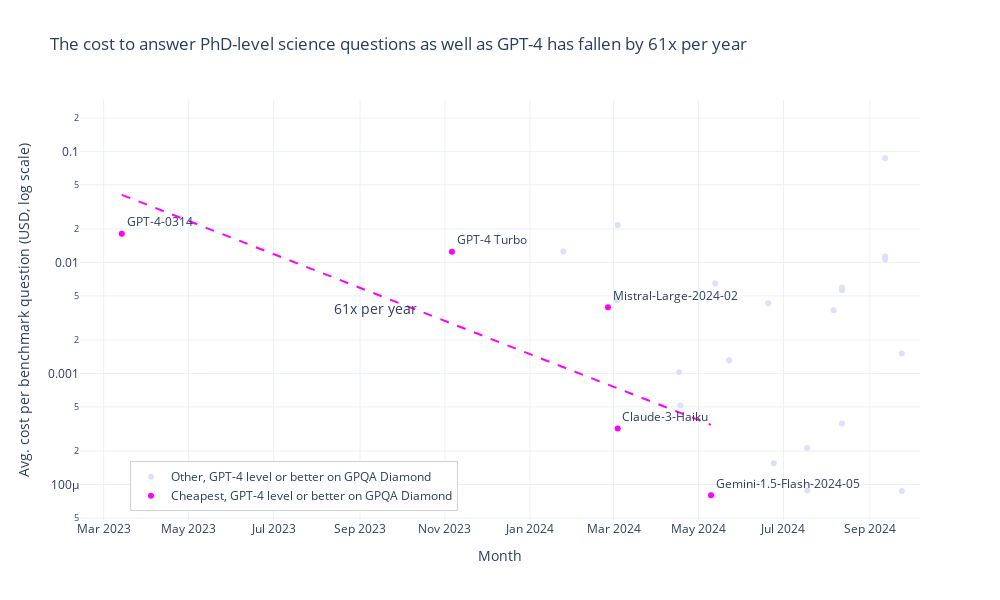

This figure's notebook cell:
### Code cell
# selected_benchmarks = ['MMLU', 'MATH 5', 'HumanEval']
bench = 'GPQA Diamond'
threshold_model = 'GPT-4-0314'
performance_lower_bound = eval_cost_df[eval_cost_df['Model Name'] == threshold_model].iloc[0][bench]
performance_upper_bound = 100
print(f'\nPerformance range: {performance_lower_bound}-{performance_upper_bound}%')

cheapest_models = []
current_best = None
benchmark_df = eval_cost_df.dropna(subset=[bench])
if bench == 'MATH 5':
    task = 'MATH level 5'
else:
    task = bench
benchmark_df = benchmark_df[benchmark_df['Task'] == task]
for i, row in benchmark_df.iterrows():
    if (row[bench] >= performance_lower_bound) and (row[bench] < performance_upper_bound):
        if (current_best is None) or (row[cost_col] < current_best[cost_col]):
            current_best = row
            cheapest_models.append(current_best)
            print(current_best['Release Date'], current_best['Model Name'], current_best[bench], f"${current_best[cost_col]:.2f}")

cheapest_models_df = pd.DataFrame(cheapest_models)
cheapest_models_df.reset_index(drop=True, inplace=True)

# Second step: check if the next row has the same Release date. If so, remove the current row.
# Note that the df is already in descending order of price, so we only need to check the next row.
idxs_to_remove = []
for i, row in cheapest_models_df.iterrows():
    if i < len(cheapest_models_df) - 1:
        next_row = cheapest_models_df.iloc[i+1]
        if next_row['Release Date'] == row['Release Date']:
            idxs_to_remove.append(i)
            print(f'Removing {row["Model Name"]} because it has the same Release date as {next_row["Model Name"]} and has a higher cost')
cheapest_models_df = cheapest_models_df.drop(idxs_to_remove)
cheapest_models_df = cheapest_models_df.reset_index(drop=True)

# Fit a line to the data
cheapest_models_df['price'] = cheapest_models_df[cost_col]
cheapest_models_df['log_price'] = np.log10(cheapest_models_df[cost_col])
cheapest_models_df['date'] = cheapest_models_df['Release Date'].map(lambda x: pd.Timestamp(x).toordinal())
exponential_model = smf.ols('log_price ~ date', data=cheapest_models_df).fit()

fig = go.Figure()

all_df = eval_cost_df[
    (eval_cost_df['Task'] == bench) &
    (eval_cost_df[bench].notna()) &
    (eval_cost_df[bench] >= performance_lower_bound) &
    (eval_cost_df[bench] < performance_upper_bound)
]
fig.add_trace(go.Scatter(
    x=all_df['Release Date'],
    y=all_df[cost_col],
    mode='markers',
    name=f'Other, GPT-4 level or better on {bench}',
    text=all_df['Model Name'],
    marker=dict(color='rgb(222, 222, 255)')
))

factor = cheapest_models_df[cost_col].iloc[0] / cheapest_models_df[cost_col].iloc[-1]
period_months = (cheapest_models_df['Release Date'].iloc[-1] - cheapest_models_df['Release Date'].iloc[0]).days / (365/12)

annual_slope = exponential_model.params['date'] * 365  # Convert daily to annual
annual_factor = int(round(10**(-annual_slope)))  # Convert log slope to factor
# Get the 90% CI
ci_90 = exponential_model.conf_int(alpha=0.1)
print(int(round(10**(-ci_90.loc['date'][1] * 365))), int(round(10**(-ci_90.loc['date'][0] * 365))))

# Plot the exponential trendline with the data
date_range = pd.date_range(start=cheapest_models_df['Release Date'].min(), end=cheapest_models_df['Release Date'].max(), freq='D')
pred_df = pd.DataFrame({'date': date_range.map(lambda x: pd.Timestamp(x).toordinal())})
fig.add_trace(go.Scatter(
    x=date_range,
    y=10**exponential_model.predict(pred_df['date']),
    mode='lines+text',
    name=f'{annual_factor}x decrease per year',
    # Only show text at middle index
    text=['' if i != len(date_range)//2 else f'{annual_factor}x per year' for i in range(len(date_range))],
    textposition='middle left',
    textfont=dict(size=14),
    line=dict(color='magenta', dash='dash'),
    hoverinfo='skip',
    showlegend=False,
))

# annotations = [""] * len(cheapest_models_df['Model Name'])
# annotations[0] = cheapest_models_df['Model Name'].iloc[0]
# annotations[-1] = cheapest_models_df['Model Name'].iloc[-1]
annotations = cheapest_models_df['Model Name']

fig.add_trace(go.Scatter(
    x=cheapest_models_df['Release Date'],
    y=cheapest_models_df[cost_col],
    mode='markers+text',
    name=f'Cheapest, GPT-4 level or better on {bench}',
    marker=dict(color='magenta'),
    text=annotations,
    textposition='top right',
    # marker=dict(color='blue'),
    # visible="legendonly",  # Hide this trace by default
    # legendgroup=f'{bench}_{performance_range_str}',
))
fig.update_layout(xaxis_range=[
    cheapest_models_df['Release Date'].min() - pd.Timedelta(days=30),
    cheapest_models_df['Release Date'].max() + pd.Timedelta(days=150)
])

fig.update_layout(
    # title=f'The cost to answer PhD-level science questions has fallen by {round(factor, -1):.0f}x in {period_months:.0f} months'
    title=f'The cost to answer PhD-level science questions as well as GPT-4 has fallen by {annual_factor}x per year'
)
fig.update_layout(yaxis_type='log')
fig.update_layout(xaxis_title='Month')
fig.update_layout(yaxis_title='Avg. cost per benchmark question (USD, log scale)')
# fig.update_layout(xaxis_range=[eval_cost_df['Release Date'].min() - pd.Timedelta(days=150), eval_cost_df['Release Date'].max() + pd.Timedelta(days=30)])
fig.update_layout(
    width=1000,
    height=600,
    # font=dict(size=14),
    legend=dict(
        yanchor="top",
        y=0.14,
        xanchor="right",
        x=0.45,
        bordercolor="lightgrey",
        borderwidth=1
    )
)

if save:
    save_plot(fig, results_subdir, f'lowest_cost_models_{bench}_{performance_lower_bound}_to_{performance_upper_bound}', extensions=['png', 'svg'])

fig.show()

### Figure 1 — Plotly figure (JSON) as saved in the notebook; plotly's stock layout.template omitted (floating-point values rounded to 4 significant figures; data arrays with more than 128 entries replaced by an {"elided": "..."} marker saying what was removed)
{"data": [{"marker": {"color": "rgb(222, 222, 255)"}, "mode": "markers", "name": "Other, GPT-4 level or better on GPQA Diamond", "text": ["GPT-4-0314", "GPT-4 Turbo", "GPT-4-0125", "Mistral-Large-2024-02", "Claude-3-Haiku", "Claude-3-Sonnet", "Claude-3-Opus", "Mistral-8x22", "Llama-3-Instruct-70B", "Gemini-1.5-Flash-2024-05", "GPT-4o-2024-05", "Gemini-1.5-Pro-2024-05", "Claude-3.5-Sonnet-2024-06", "Gemma-2-27B", "Mistral-NeMo", "GPT-4o-mini", "GPT-4o-2024-08", "Claude 2", "Gemini 1.0 Pro", "Claude 2.1", "o1-preview", "o1-mini", "o1-mini", "Gemini-1.5-Pro-2024-09", "Gemini-1.5-Flash-2024-09", "Claude-3.5-Sonnet-2024-10", "GPT-4o-2024-11", "Phi 4", "o1", "o1", "DeepSeek-V3", "Mistral Small 3", "o1-mini", "o1-mini", "o3-mini", "o3-mini", "Gemini 2.0 Flash"], "type": "scatter", "x": ["2023-03-14T00:00:00", "2023-11-06T00:00:00", "2024-01-25T00:00:00", "2024-02-26T00:00:00", "2024-03-04T00:00:00", "2024-03-04T00:00:00", "2024-03-04T00:00:00", "2024-04-17T00:00:00", "2024-04-18T00:00:00", "2024-05-10T00:00:00", "2024-05-13T00:00:00", "2024-05-23T00:00:00", "2024-06-20T00:00:00", "2024-06-24T00:00:00", "2024-07-18T00:00:00", "2024-07-18T00:00:00", "2024-08-06T00:00:00", "2024-08-12T00:00:00", "2024-08-12T00:00:00", "2024-08-12T00:00:00", "2024-09-12T00:00:00", "2024-09-12T00:00:00", "2024-09-12T00:00:00", "2024-09-24T00:00:00", "2024-09-24T00:00:00", "2024-10-22T00:00:00", "2024-11-20T00:00:00", "2024-12-13T00:00:00", "2024-12-17T00:00:00", "2024-12-17T00:00:00", "2024-12-26T00:00:00", "2025-01-30T00:00:00", "2025-01-31T00:00:00", "2025-01-31T00:00:00", "2025-01-31T00:00:00", "2025-01-31T00:00:00", "2025-02-05T00:00:00"], "y": [0.01815, 0.01248, 0.01256, 0.003942, 0.0003202, 0.004556, 0.02173, 0.001025, 0.0005175, 8.002e-05, 0.006448, 0.001314, 0.004296, 0.000155, 8.841e-05, 0.0002135, 0.003714, 0.005621, 0.000355, 0.005899, 0.08666, 0.01128, 0.0107, 0.001513, 8.761e-05, 0.003889, 0.004384, 0.0001139, 0.1737, 0.1151, 0.0004171, 0.0003692, 0.004136, 0.003923, 0.01536, 0.00648, 0.0001519]}, {"hoverinfo": "skip", "line": {"color": "magenta", "dash": "dash"}, "mode": "lines+text", "name": "61x decrease per year", "showlegend": false, "text": {"elided": "424 str values"}, "textfont": {"size": 14}, "textposition": "middle left", "type": "scatter", "x": {"elided": "424 str values"}, "y": {"elided": "424 float values"}}, {"marker": {"color": "magenta"}, "mode": "markers+text", "name": "Cheapest, GPT-4 level or better on GPQA Diamond", "text": ["GPT-4-0314", "GPT-4 Turbo", "Mistral-Large-2024-02", "Claude-3-Haiku", "Gemini-1.5-Flash-2024-05"], "textposition": "top right", "type": "scatter", "x": ["2023-03-14T00:00:00", "2023-11-06T00:00:00", "2024-02-26T00:00:00", "2024-03-04T00:00:00", "2024-05-10T00:00:00"], "y": [0.01815, 0.01248, 0.003942, 0.0003202, 8.002e-05]}], "layout": {"height": 600, "legend": {"bordercolor": "lightgrey", "borderwidth": 1, "x": 0.45, "xanchor": "right", "y": 0.14, "yanchor": "top"}, "title": {"text": "The cost to answer PhD-level science questions as well as GPT-4 has fallen by 61x per year"}, "width": 1000, "xaxis": {"range": ["2023-02-12T00:00:00", "2024-10-07T00:00:00"], "title": {"text": "Month"}}, "yaxis": {"title": {"text": "Avg. cost per benchmark question (USD, log scale)"}, "type": "log"}}}
